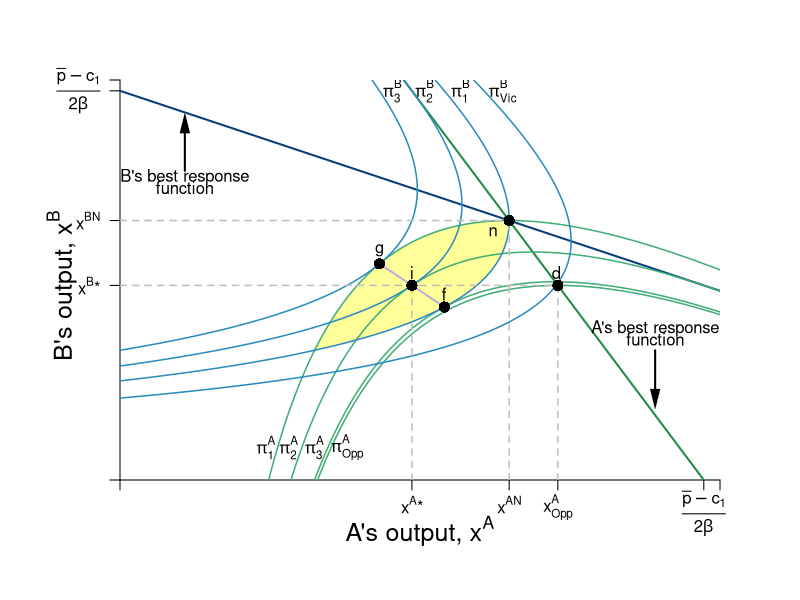

Source code (R):
require(shape)
pdf(file = "competitionmarkets/cournot_brfs_profits/cournot_brfs_profits_4.pdf", width = 9, height = 7)

#Set parameters for graphics
axislabelsize <- 1.5
graphlinewidth <- 2
segmentlinewidth <- 1.5

COL <- c("#7fc97f", "#beaed4", "#fdc086", "#ffff99", "#386cb0", "#f0027f", "#bf5b17", "#666666")
COLA <- c("#99d8c9","#66c2a4","#41ae76", "#238b45", "#005824")
COLB <- c("#4eb3d3", "#2b8cbe", "#0868ac","#084081")

par(mar =  c(6, 6, 4, 4))

piA <- function(xa, xb, s = 0.5, pmax = 20, c1 = 2) {
  (pmax - s*xb)*xa - s*(xa)^2 - c1*xa
}

piB <- function(xa, xb, s = 0.5, pmax = 20, c1 = 2) {
  (pmax - s*xa)*xb - s*(xb)^2 - c1*xb
}

brfB <- function(xa, s = 0.5, pmax = 20, c1 = 2) {
  (pmax - c1)/(2*s) - (1/2)*xa
}

brfA <- function(xa, s = 0.5, pmax = 20, c1 = 2) {
  (pmax - c1)/s - 2*xa
}

isoA <- function(xa, s = 0.5, pmax = 20, c1 = 2, piA = 72){
  -(c1*xa - pmax*xa + s*xa^2 + piA)/(s*xa)
}

isoB1 <- function(xa, s = 0.5, pmax = 20, c1 = 2, piB = 72){
  (-sqrt((c1 - pmax + s*xa)^2 - 4*piB*s) - c1 + pmax -s*xa)/(2*s)
}

isoB2 <- function(xa, s = 0.5, pmax = 20, c1 = 2, piB = 72){
  (sqrt((c1 - pmax + s*xa)^2 - 4*piB*s) - c1 + pmax -s*xa)/(2*s)
}


#Input into Wolfram Alpha: solve for x y = 1/b - (0.5*x)/(a*b) - u/(a*b*x)

#solve for y 72 = (p - s*y)*x - s*(x)^2 - c1*x 
#solve for y 72 = (p - s*x)*y - s*(y)^2 - c1*y

xlims <- c(0, 18.5)
ylims <- c(0, 18.5)

npts <- 501 
x <- seq(xlims[1], xlims[2], length.out = npts)
y <- seq(ylims[1], ylims[2], length.out = npts) 
a <- c(72, 81, 90, 91.125)
b <- c(61, 72, 81, 90)

plot(0, 0, xlim = xlims, ylim = ylims, type = "n",
     xlab = expression(paste("")),
     ylab = expression(paste("")), 
     xaxt = "n", 
     yaxt = "n", 
     cex.lab = axislabelsize, 
     bty = "n",
     xaxs="i", 
     yaxs="i")

ticksy <- c(0, 9, 12, 18, ylims[2])
ylabels <- c(NA, expression(paste(x^{B},"*")), expression(paste(x^{BN})), expression(paste( frac(bar(p) - c[1],2*beta) )),  NA)
ticksx <- c(0, 9, 12, 13.5, 18, xlims[2])
xlabels <- c(NA, expression(paste(x^{A},"*")), expression(paste(x^{AN})), expression(paste(x[Opp]^{A})), expression(paste(frac(bar(p) - c[1],2*beta))), NA)

axis(1, at = ticksx, pos = 0, labels = FALSE)
text(x = c(0, 9, 12, 13.5, 18, 36, xlims[2]), par("usr")[3] - 0.4, labels = xlabels, srt = 0, pos = 1, xpd = TRUE)
axis(2, at = ticksy, pos = 0, labels = ylabels, las = 1)

npts <- 500 
xx1 <- seq(xlims[1], xlims[2], length.out = npts)

#Pareto-improving lens
xpoly1 <- seq(from = 5.95, to = 12, length.out = 500)
ypoly1 <- isoA(xpoly1)
ypoly2 <- isoB1(xpoly1)
polygon(x = c(xpoly1, rev(xpoly1)), y = c(ypoly1, rev(ypoly2)), col=COL[4], density=NULL, border = NA)


lines(xx1, brfA(xx1, s = 0.5, pmax = 20, c1 = 2), col = COLA[4], lwd = graphlinewidth)
lines(xx1, brfB(xx1, s = 0.5, pmax = 20, c1 = 2), col = COLB[4], lwd = graphlinewidth)

contour(y, x,
        outer(x, y, piA),
        drawlabels = FALSE,
        col = COLA[3],
        lwd = segmentlinewidth,
        levels = a,
        xaxs="i",
        yaxs="i",
        add = TRUE)

mtext(expression(paste("A's output, ", x^A)), side=1, line = 2.5, cex = axislabelsize)
text(-1.8, 9, expression(paste("B's output, ", x^B)), xpd = TRUE, cex = axislabelsize, srt = 90) 

contour(x, y,
        outer(x, y, piB),
        drawlabels = FALSE,
        col = COLB[2],
        lwd = segmentlinewidth,
        levels = b,
        add = TRUE
)

#Label the iso-welfare functions for the HG, Aisha
text(4.5, 1.5, expression(pi[1]^A))
text(5.2, 1.5, expression(pi[2]^A))
text(6, 1.5, expression(pi[3]^A))
text(7, 1.5, expression(pi[Opp]^A))

#Label the indifference curves for the HG, Betty
text(11.8, 18, expression(pi[Vic]^B))
text(10.5, 18, expression(pi[1]^B))
text(9.4, 18, expression(pi[2]^B))
text(8.4, 18, expression(pi[3]^B))


#Label Nash Equilibrium 
segments(0, 12, 12, 12, lty = 2, col = "gray" , lwd = segmentlinewidth)
segments(12, 0, 12, 12, lty = 2, col = "gray" , lwd = segmentlinewidth)
points(12, 12, pch = 16, col = "black", cex = 1.5)
text(11.5, 11.5, expression(paste("n")))

#Checking points
segments(8, 10, 10, 8, lty = 1, col = COL[2] , lwd = graphlinewidth)


text(9, 9.6, expression(paste("i")))
segments(0, 9, 13.5, 9, lty = 2, col = "gray" , lwd = segmentlinewidth)
segments(9, 0, 9, 9, lty = 2, col = "gray" , lwd = segmentlinewidth)
segments(13.5, 0, 13.5, 9, lty = 2, col = "gray" , lwd = segmentlinewidth)
points(9, 9, pch = 16, col = "black", cex = 1.5)
points(13.5, 9, pch = 16, col = "black", cex = 1.5)
text(13.45, 9.6, expression(paste("d")))


points(10, 8, pch = 16, col = "black", cex = 1.5)
text(10, 8.6, expression(paste("f")))
points(8, 10, pch = 16, col = "black", cex = 1.5)
text(8, 10.6, expression(paste("g")))

#A's brf
text(2, 14, expression(paste("B's best response")))
text(2, 13.5, expression(paste("function")))
Arrows(2, 14.3, 2, 16.5, col = "black", lty = 1, lwd = 2, arr.type = "triangle", arr.lwd = 0.5)

#B's brf
text(16.5, 7, expression(paste("A's best response")))
text(16.5, 6.5, expression(paste("function")))
Arrows(16.5, 6, 16.5, 3.75, col = "black", lty = 1, lwd = 2, arr.type = "triangle", arr.lwd = 0.5)


dev.off()
